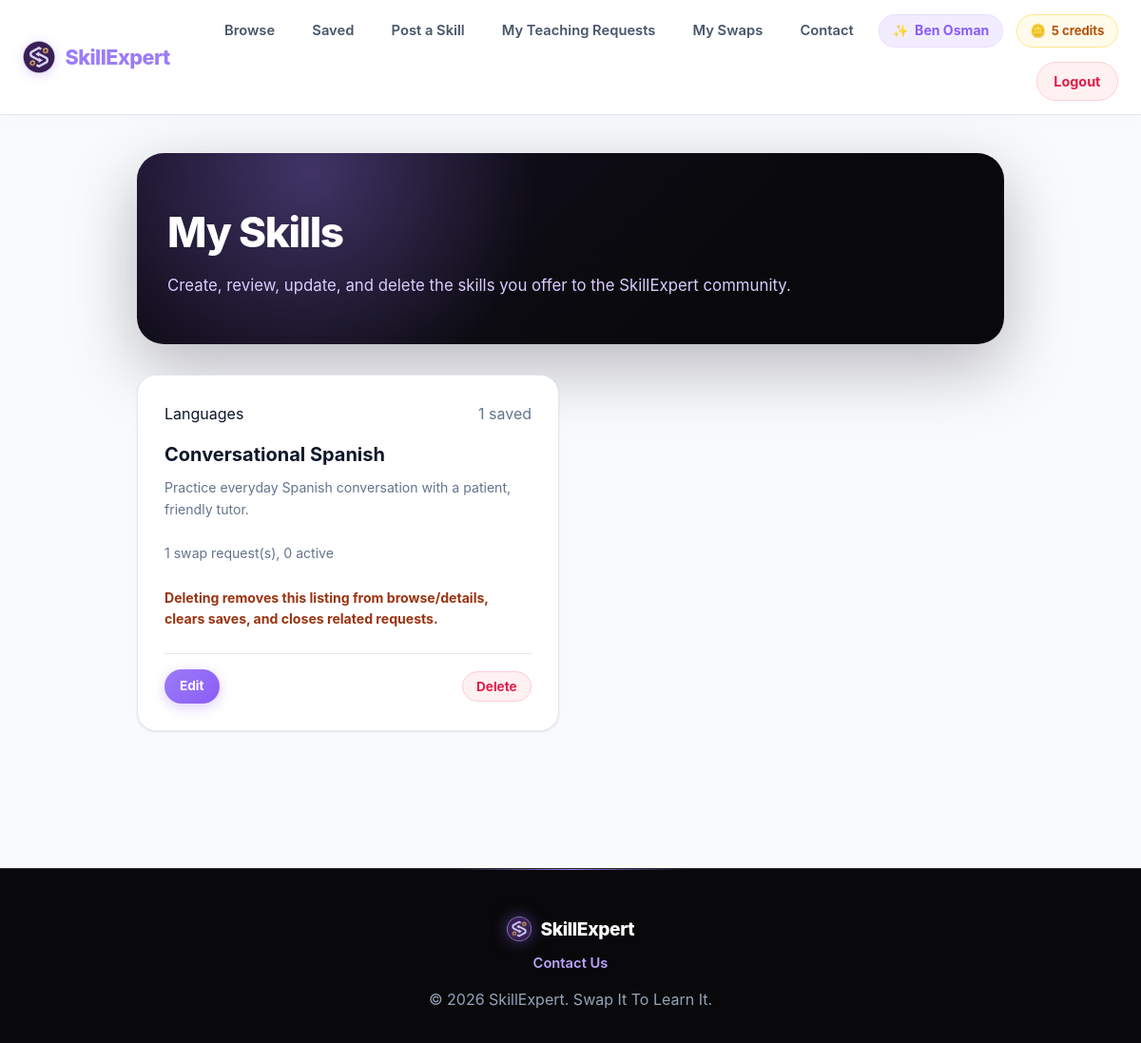
The page /public/my_skills.php (signed in) on the database as committed earlier.
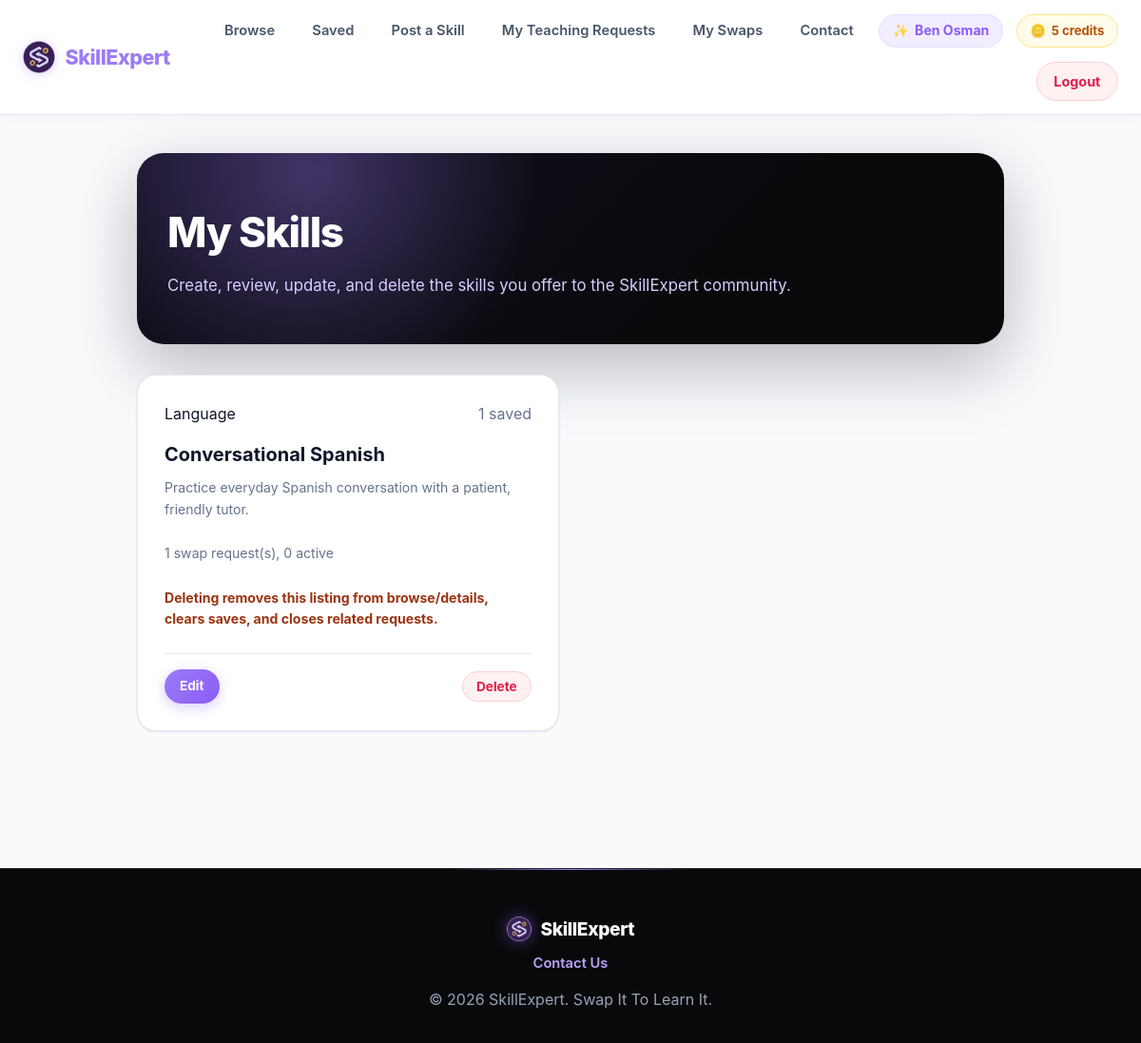
The same page on the database as committed later.
### tables this page shows
CREATE TABLE IF NOT EXISTS skills (
    id INT UNSIGNED NOT NULL AUTO_INCREMENT,
    userId INT UNSIGNED NOT NULL,
    title VARCHAR(150) NOT NULL,
    category VARCHAR(50) NOT NULL,
    description TEXT NOT NULL,
    imagePath VARCHAR(255) DEFAULT NULL,
    createdAt TIMESTAMP NOT NULL DEFAULT CURRENT_TIMESTAMP,

    PRIMARY KEY (id),
    FOREIGN KEY (userId) REFERENCES users(id) ON DELETE CASCADE,  
    INDEX idx_category (category),
    INDEX idx_user (userId)
);

### public/my_skills.php (the view, shortened to what this page needs)
<?php
require_once __DIR__ . '/../config/db.php';
$currentUserId = (int) $_SESSION['user_id'];
$stmt = $pdo->prepare(
    "SELECT sk.*,
            COUNT(DISTINCT sr.id) AS requestCount,
            COUNT(DISTINCT CASE WHEN sr.status IN ('pending', 'accepted') THEN sr.id END) AS activeRequestCount,
            COUNT(DISTINCT ss.id) AS savedCount
     FROM skills sk
     LEFT JOIN swapRequests sr ON sr.skillId = sk.id
     LEFT JOIN savedSkills ss ON ss.skillId = sk.id
     WHERE sk.userId = ?
     GROUP BY sk.id
     ORDER BY sk.createdAt DESC"
);
$stmt->execute([$currentUserId]);
$mySkills = $stmt->fetchAll();
require_once __DIR__ . '/../includes/header.php';
?>
<link rel="stylesheet" href="/main/assets/css/saved.css?v=<?php echo filemtime(__DIR__ . '/../assets/css/saved.css'); ?>">
<section class="container saved-page">
    <div class="saved-page-header">
        <h1>My Skills</h1>
        <p>Create, review, update, and delete the skills you offer to the SkillExpert community.</p>
    </div>
    <?php if (empty($mySkills)): ?>
        <div class="empty-state">
            <p>You have not posted any skills yet.</p>
            <p class="mt-3"><a href="/main/public/posting.php" class="btn btn-primary">Post Your First Skill</a></p>
        </div>
    <?php else: ?>
        <div class="saved-grid">
            <?php foreach ($mySkills as $skill): ?>
                <article class="saved-card">
                    <div>
                        <div class="saved-card-top">
                            <span class="skill-cat-pill"><?php echo htmlspecialchars($skill['category']); ?></span>
                            <span class="text-muted"><?php echo (int) $skill['savedCount']; ?> saved</span>
                        </div>
                        <h3><a href="/main/public/details.php?id=<?php echo (int) $skill['id']; ?>"><?php echo htmlspecialchars($skill['title']); ?></a></h3>
                        <p class="saved-card-meta"><?php echo htmlspecialchars(mb_strimwidth($skill['description'], 0, 140, '...')); ?></p>
                        <p class="saved-card-meta"><?php echo (int) $skill['requestCount']; ?> swap request(s), <?php echo (int) $skill['activeRequestCount']; ?> active</p>
                        <?php if ((int) $skill['activeRequestCount'] > 0 || (int) $skill['savedCount'] > 0): ?>
                            <p class="saved-card-meta deletion-impact-note">Deleting removes this listing from browse/details, clears saves, and closes related requests.</p>
                        <?php endif; ?>
                    </div>
                    <div class="saved-card-actions">
                        <a href="/main/public/my_skills.php?edit=<?php echo (int) $skill['id']; ?>#edit-skill" class="btn btn-primary btn-sm">Edit</a>
                        <form method="POST" action="/main/actions/skill_delete.php" class="inline-form">
                            <button type="submit" class="btn btn-decline btn-sm-narrow" data-confirm="Delete this skill permanently? This removes it for other users too, including saved entries, comments, reviews, and related swap requests.">Delete</button>
                        </form>
                    </div>
                </article>
            <?php endforeach; ?>
        </div>
    <?php endif; ?>
</section>
<?php require_once __DIR__ . '/../includes/footer.php'; ?>

Rows that differ between the two databases and show on the page:
changed skills "Conversational Spanish": category "Languages" → "Language"
